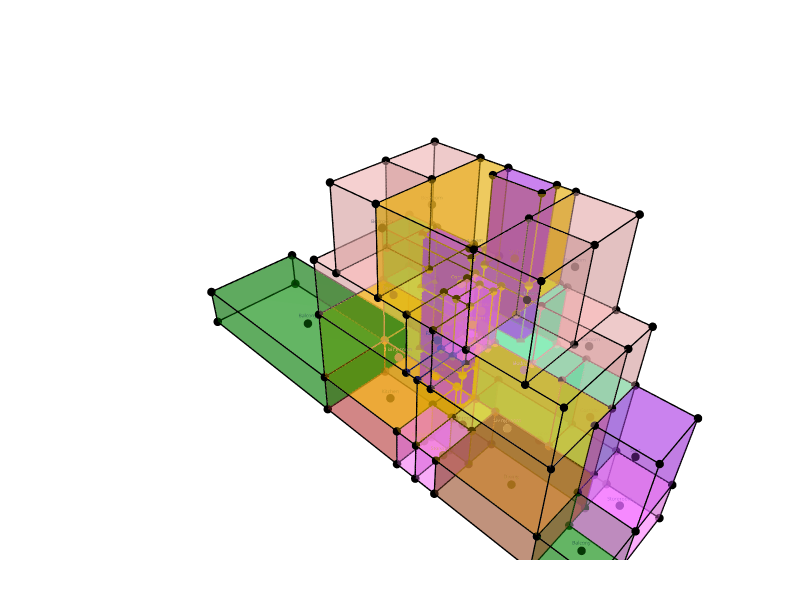

The notebook cell this image was saved under:
### Markdown cell above
## 5. Visualize Room Volumes

### Code cell
Topology.Show(
    cells,
    selector,
    faceColorKey="color",
    faceOpacity=0.4,
    showEdges=True,
    edgeWidth=3,
    showVertices=True,
    vertexSize=10,
    vertexLabelKey="label",
    showVertexLabel=True,
    backgroundColor="white",
    width=800,
    height=600,
    renderer=renderer
)
